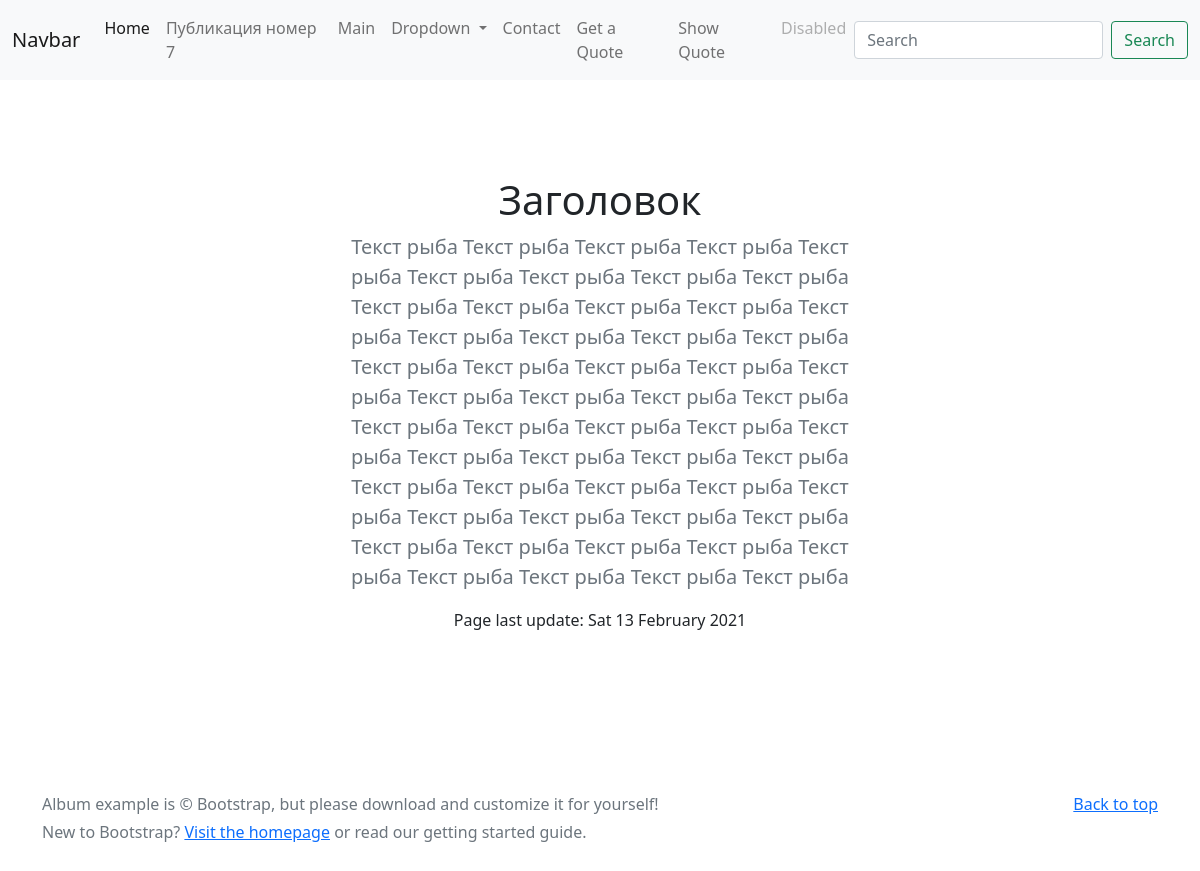
/about, run on the app's committed database.
### pages/models.py (models this page shows, shortened)
class Page(models.Model):
    title = models.CharField(max_length=60)
    permalink = models.CharField(max_length=12, unique=True)
    update_date = models.DateTimeField('Last Updated')
    bodytext = models.TextField('Page Content', blank=True)

### pages/views.py (the view)
# urls.py: path('<str:pagename>', views.pageindex, name='pageindex'),
def pageindex(request, pagename):
    pg = get_object_or_404(Page, permalink=pagename)
    pg = Page.objects.get(permalink=pagename)
    context = {
        'title': pg.title,
        'content': pg.bodytext,
        'last_updated': pg.update_date,
        'page_list': Page.objects.all(),
    }
    return render(request, 'pages/page.html', context)

### pages/templates/pages/page.html (shortened to what this page needs)
{% extends 'base.html' %}
{% block sidenav %}
    {% for page in page_list %}
      <li class="nav-item"> <a class="nav-link" href="{{ page.permalink }}">{{ page.title }}</a></li>
    {% endfor %}
{% endblock sidenav%}
{% block content %}
    {% autoescape off %}
{{ content }}
    {% endautoescape %}
    <p>
    Page last update: {{ last_updated|date:"D d F Y" }}
    </p>
{% endblock content%}

### data on the page
Page: title "Публикация номер 7", bodytext "Заголовок Текст рыба Текст рыба Текст рыба Текст рыба Текст рыба Текст рыба Текст рыба Текст рыба Текст рыба Текст рыба Текст рыба Текст рыба Текст рыба Текст рыба Текст рыба Текст рыба Текст рыба Текст рыба Текст рыба Текст рыба Текст рыба Текст рыба Текст рыба Текст рыба Текст рыба Текст рыба Текст рыба Текст рыба Текст рыба Текст рыба Текст рыба Текст рыба Текст рыба Текст рыба Текст рыба Текст рыба Текст рыба Текст рыба Текст рыба Текст рыба Текст рыба Текст рыба Текст рыба Текст рыба Текст рыба Текст рыба Текст рыба Текст рыба Текст рыба Текст рыба Текст рыба Текст рыба Текст рыба Текст рыба", update_date "Sat 13 February 2021"
Page: title "Main"
